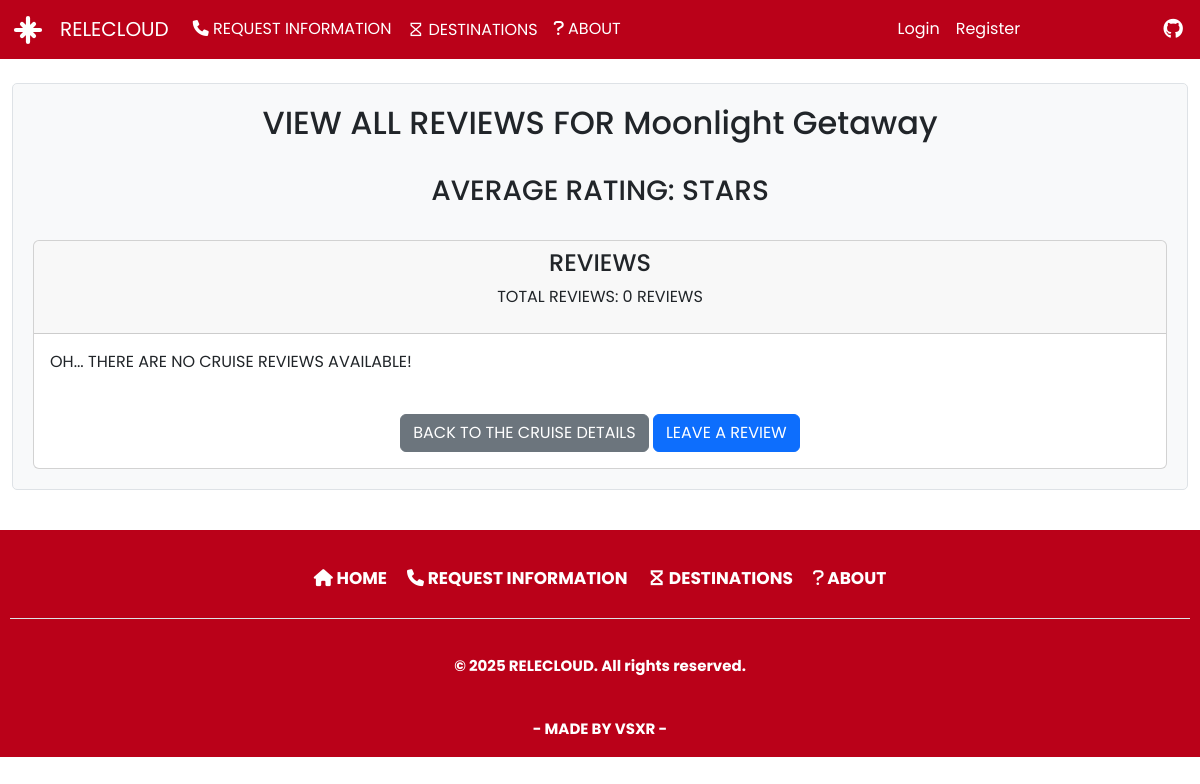
The app's page /cruise/1/reviews/, older data.
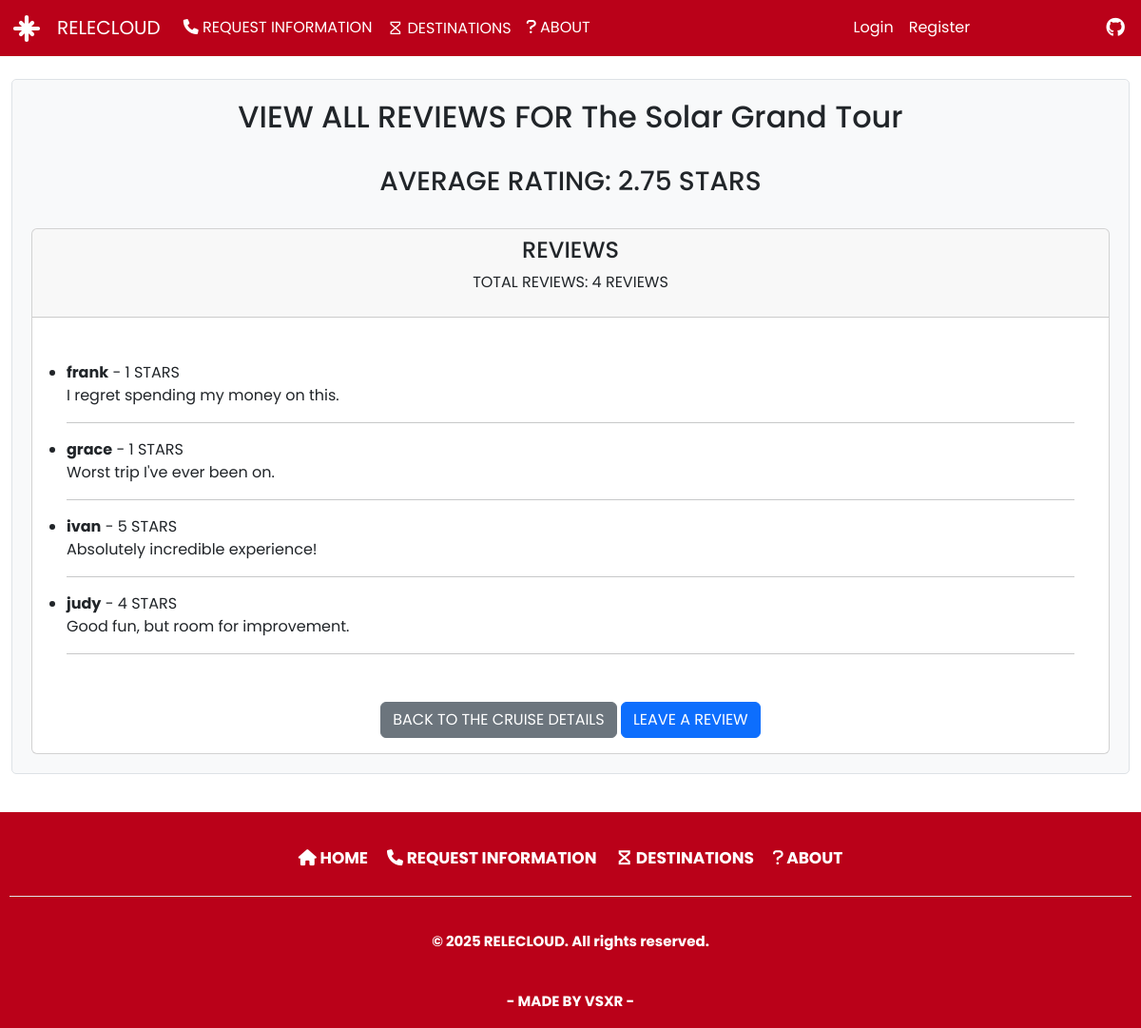
The same page, newer data.
### relecloud/models/cruise.py (models this page shows, shortened)
class Cruise(models.Model):
    name = models.CharField(unique=True, null=False, blank=False, max_length=70)
    desc = models.TextField(max_length=2000, null=False, blank=False)
    price = models.DecimalField(max_digits=10, decimal_places=2, null=False, blank=False, default=Decimal('0.00'))
    max_capacity = models.IntegerField(null=False, blank=False, default=0)
    available_seats = models.IntegerField(null=False, blank=False, default=0)
    destinations = models.ManyToManyField(Destination, related_name='cruises')
    reviews: 'RelatedManager[CruiseReview]'  # type: ignore

### relecloud/models/review.py (models this page shows, shortened)
class CruiseReview(models.Model):
    RATING_CHOICES = [(i, str(i)) for i in range(1, 6)]
    cruise = models.ForeignKey(Cruise, on_delete=models.CASCADE, related_name='reviews')
    name = models.CharField(max_length=100, default='Anonymous', null=False, blank=False)
    rating = models.IntegerField(choices=RATING_CHOICES)
    comment = models.TextField()

### relecloud/views/review.py (the view)
# urls.py: path('cruise/<int:pk>/reviews/', cruise_reviews, name='cruise_view_reviews'),
def cruise_reviews(request, pk):
    cruise = get_object_or_404(Cruise, pk=pk)
    reviews = cruise.reviews.all()
    average_rating = reviews.aggregate(Avg('rating'))['rating__avg']
    return render(request, 'cruises/cruise_reviews/cruise_view_reviews.html', {
        'cruise': cruise,
        'reviews': reviews,
        'average_rating': average_rating
    })

### relecloud/templates/cruises/cruise_reviews/cruise_view_reviews.html (shortened to what this page needs)
{% extends 'base.html' %}
{% load static %}
{% block main_contents %}
    <div class="destinationsPresentation">
        <div class="specific-paragraphs">
            <h2>VIEW ALL REVIEWS FOR {{ cruise.name }}</h2>
            <br>
            <div class="average-rating-container">
                <h3>AVERAGE RATING: {{ average_rating|floatformat:2 }} STARS</h3>
            </div>
            <br>
            <div class="card">
                <div class="card-header text-center">
                    <h4>REVIEWS</h4>
                    <p>TOTAL REVIEWS: {{ reviews|length }} REVIEWS</p>
                </div>
                <div class="card-body">
                    {% if reviews %}
                        <ul class="person-review text-left list-group list-group-flush">
                            {% for review in reviews %}
                                <li class="text-left">
                                    <div class="review-item text-left">
                                        <strong>{{ review.name }}</strong> - {{ review.rating }} STARS
                                        <br>
                                        {{ review.comment }}
                                    </div>
                                </li>
                                <hr>
                            {% endfor %}
                        </ul>
                    {% else %}
                        <p class="text-left">OH... THERE ARE NO CRUISE REVIEWS AVAILABLE!</p>
                    {% endif %}
                    <br>
                    <div class="text-center">
                        <a href="{% url 'cruise_details' cruise.pk %}" class="btn btn-secondary">BACK TO THE CRUISE DETAILS</a>
                        <a href="{% url 'cruise_create_reviews' cruise.pk %}" class="btn btn-primary">LEAVE A REVIEW</a>
                    </div>
                </div>
            </div>
        </div>
    </div>
{% endblock main_contents %}

Row changes from the older to the newer data that the page shows:
changed Cruise: name "Moonlight Getaway" → "The Solar Grand Tour"
added CruiseReview: name "frank", rating "1", comment "I regret spending my money on this."
added CruiseReview: name "grace", rating "1", comment "Worst trip I've ever been on."
added CruiseReview: name "ivan", rating "5", comment "Absolutely incredible experience!"
added CruiseReview: name "judy", rating "4", comment "Good fun, but room for improvement."
Text that changed along with them:
{{ average_rating|floatformat:2 }}: (not shown) → "2.75"
{{ reviews|length }}: "0" → "4"
text no longer shown: "OH... THERE ARE NO CRUISE REVIEWS AVAILABLE!"
